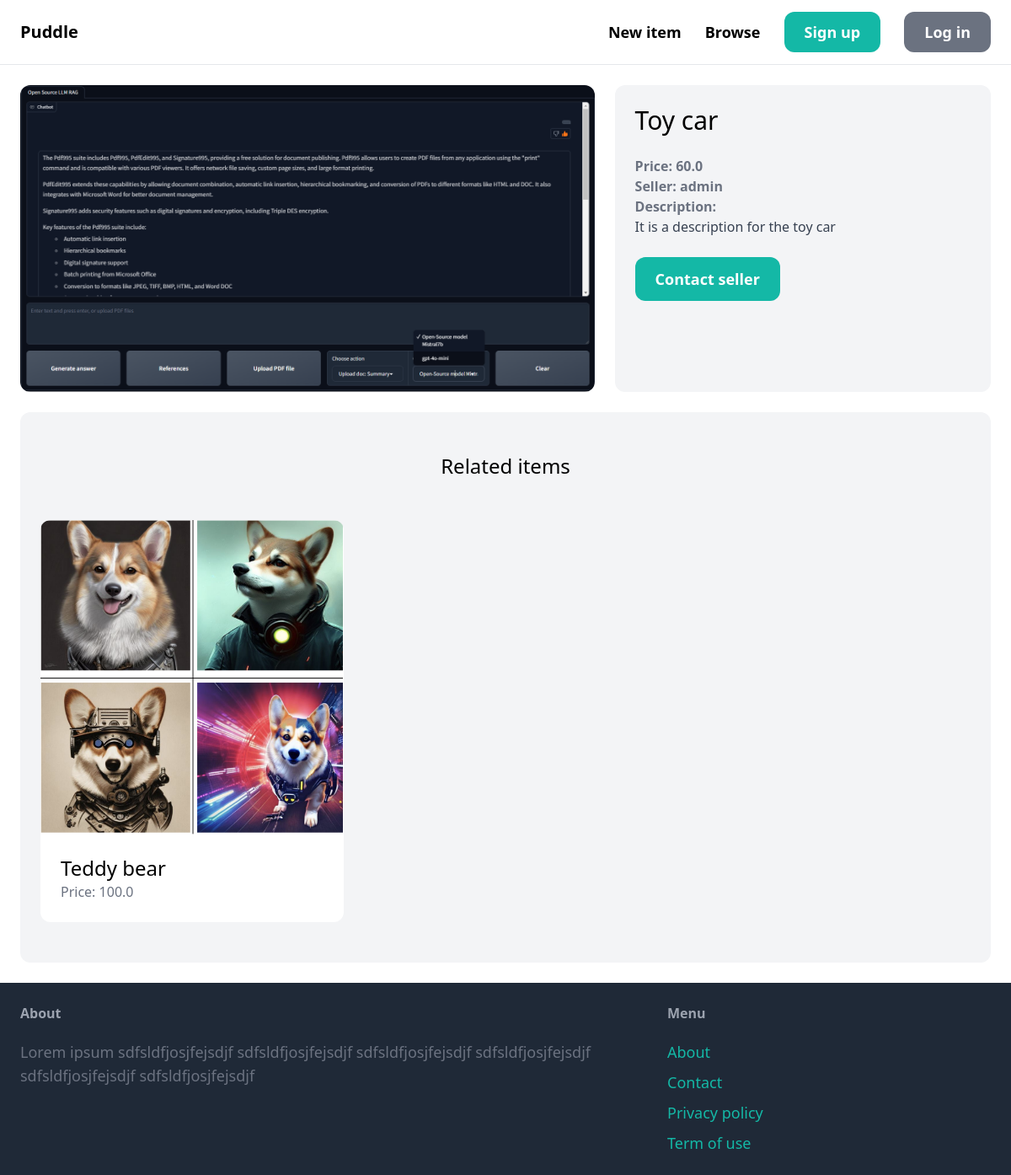
The page /items/3/ on the database as committed earlier.
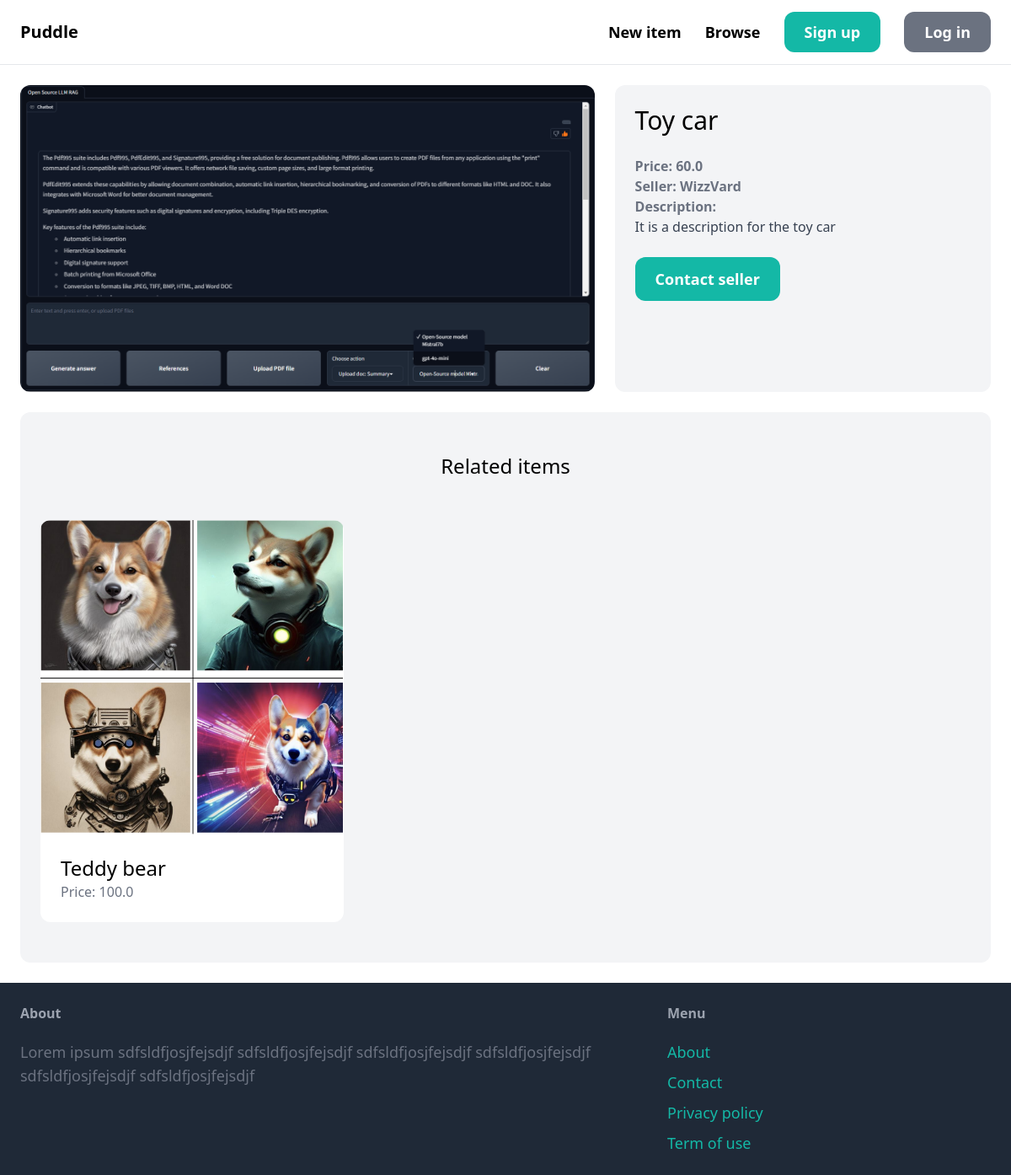
The same page on the database as committed later.
### item/models.py (models this page shows, shortened)
class Item(models.Model):
    category = models.ForeignKey(Category, related_name='items', on_delete=models.CASCADE)
    name = models.CharField(max_length=255)
    description = models.TextField(blank=True, null=True)
    price = models.FloatField()
    image = models.ImageField(upload_to='item_images', blank=True, null=True)
    is_sold = models.BooleanField(default=False)
    created_by = models.ForeignKey(User, related_name='items', on_delete=models.CASCADE)
    created_at = models.DateTimeField(auto_now_add=True)

### item/views.py (the view)
# urls.py: path('<int:pk>/', views.detail, name='detail'),
def detail(request, pk):
    item = get_object_or_404(Item, pk=pk)
    related_items = Item.objects.filter(category=item.category, is_sold=False).exclude(pk=pk)[0:3]
    return render(request, 'item/detail.html', {
        'item': item,
        'related_items': related_items,
    })

### item/templates/item/detail.html (shortened to what this page needs)
{% extends 'core/base.html' %}
{% block content %}
<div class="grid grid-cols-5 gap-6">
    <div class="col-span-3">
        <img src="{{ item.image.url }}" class="rounded-xl">
    </div>
    <div class="col-span-2 p-6 bg-gray-100 rounded-xl">
        <h1 class="mb-6 text-3xl">{{ item.name }}</h1>
        <p class="text-gray-500"><strong>Price: {{ item.price }}</strong></p>
        <p class="text-gray-500"><strong>Seller: {{ item.created_by.username }}</strong></p>
        {% if item.description %}
            <p class="text-gray-700">
                <strong class="text-gray-500">Description:</strong><br>
                {{ item.description }}
            </p>
        {% endif %}
        {% if request.user == item.created_by %}
            <div class="mt-6 p-6 bg-white rounded-xl">
                <p>This is your item!</p>
                <a href="{% url 'item:edit' item.id %}" class="inline-block mt-6 px-6 py-3 text-lg font-semibold bg-teal-500 text-white rounded-xl">Edit</a>
                <a href="{% url 'item:delete' item.id %}" class="inline-block mt-6 px-6 py-3 text-lg font-semibold bg-red-500 text-white rounded-xl">Delete</a>
            </div>
        {% else %}
            <a href="{% url 'conversation:new' item.id %}" class="inline-block mt-6 px-6 py-3 text-lg font-semibold bg-teal-500 text-white rounded-xl hover:bg-teal-700">Contact seller</a>
        {% endif %}
    </div>
</div>
<div class="mt-6 px-6 py-12 bg-gray-100 rounded-xl">
        <h2 class="mb-12 text-2xl text-center">Related items</h2>
        <div class="grid grid-cols-3 gap-3">
            {% for item in related_items %}
                <div>
                    <a href="{% url 'item:detail' item.id %}">
                        <div>
                            <img src="{{ item.image.url }}" class="rounded-t-xl">
                        </div>
                        <div class="p-6 bg-white rounded-b-xl">
                            <h2 class="text-2xl">{{ item.name }}</h2>
                            <p class="text-gray-500">Price: {{ item.price }}</p>
                        </div>
                    </a>
                </div>
            {% endfor %}
        </div>
    </div>
{% endblock %}

Rows that differ between the two databases and show on the page:
changed Item "Toy car": created_by.username "admin" → "WizzVard"
